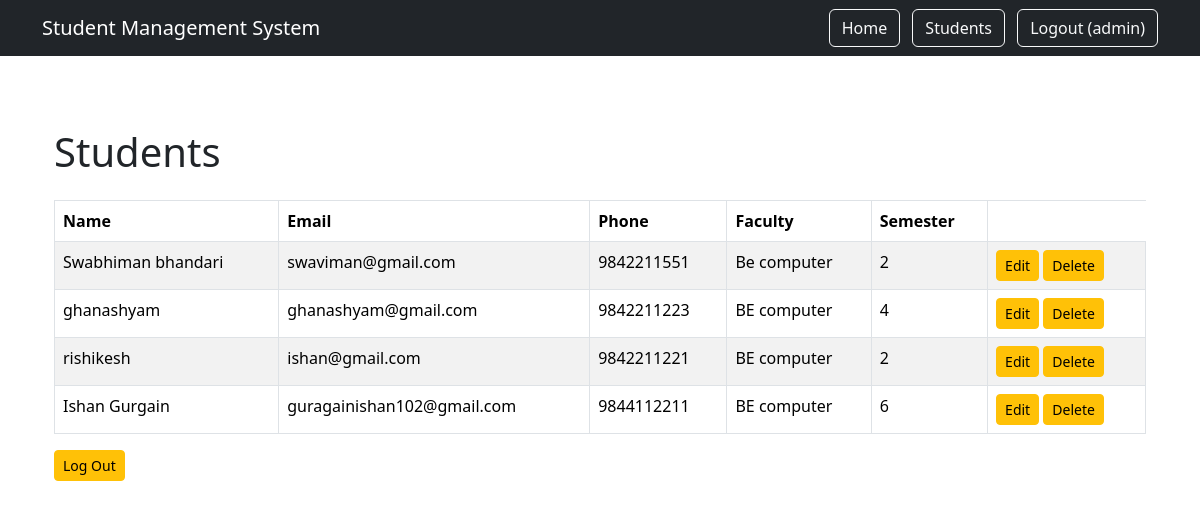
/students_lists/ (signed in), run on the app's committed database.
### students/models.py (models this page shows, shortened)
class Student(models.Model):
    name = models.CharField(max_length=100)
    email = models.EmailField()
    phone = models.CharField(max_length=15)
    faculty = models.CharField(max_length=100)
    semester = models.IntegerField()
    created_at = models.DateTimeField(auto_now_add=True)

### students/views.py (the view)
# urls.py: path("students_lists/", views.students_lists, name="students_lists"),
def students_lists(request):
    students = Student.objects.all()        #frontend ma falne
    return render(
        request,
        "students/students_lists.html",
        {"students": students}
    )

### templates/students/students_lists.html
{% extends "base.html" %}
{% block content %}
<div class="container mt-4">
    <h1 class="mb-4">Students</h1>
    <div class="table-responsive">
        <table class="table table-striped table-bordered">
            <thead>
                <tr>
                    <th>Name</th>
                    <th>Email</th>
                    <th>Phone</th>
                    <th>Faculty</th>
                    <th>Semester</th>
                </tr>
            </thead>
            <tbody>
                {% for student in students %}
                <tr>
                    <td>{{ student.name }}</td>
                    <td>{{ student.email }}</td>
                    <td>{{ student.phone }}</td>
                    <td>{{ student.faculty }}</td>
                    <td>{{ student.semester }}</td>
                    <td>
    <a
        href="{% url 'student_update' student.id %}"
        class="btn btn-sm btn-warning"
    >
        Edit
    </a>
    <a
        href="{% url 'student_delete' student.id %}"
        class="btn btn-sm btn-warning"
    >
        Delete
    </a>
</td>
                </tr>
                {% empty %}
                <tr>
                    <td colspan="5" class="text-center">
                        No students found.
                    </td>
                </tr>
                {% endfor %}
            </tbody>
        </table>
        <a
        href="{% url 'home'  %}"
        class="btn btn-sm btn-warning"
    >
        Log Out
    </a>
    </div>
</div>
{% endblock %}

### templates/base.html (shortened to what this page needs)
<!DOCTYPE html>
<html lang="en">
<head>
    <link
        href="https://cdn.jsdelivr.net/npm/bootstrap@5.3.3/dist/css/bootstrap.min.css"
        rel="stylesheet"
    >
</head>
<body>
    <nav class="navbar navbar-dark bg-dark">
        <div class="container">
            <a class="navbar-brand" href="{% url 'home' %}">
                Student Management System
            </a>
            <div>
    <a class="btn btn-outline-light me-2" href="{% url 'home' %}">
        Home
    </a>
    {% if user.is_authenticated %}
        <a class="btn btn-outline-light me-2" href="{% url 'students_lists' %}">
            Students
        </a>
        <form method="POST" action="{% url 'logout' %}" class="d-inline">
            <button type="submit" class="btn btn-outline-light">
                Logout ({{ user.username }})
            </button>
        </form>
    {% endif %}
</div>
        </div>
    </nav>
    <main class="container py-5">
        {% block content %}
        {% endblock %}
    </main>
</body>
</html>

### data on the page
Student: name "Swabhiman bhandari", email "swaviman@gmail.com", phone "9842211551", faculty "Be computer", semester "2"
Student: name "ghanashyam", email "ghanashyam@gmail.com", phone "9842211223", faculty "BE computer", semester "4"
Student: name "rishikesh", email "ishan@gmail.com", phone "9842211221", faculty "BE computer", semester "2"
Student: name "Ishan Gurgain", email "guragainishan102@gmail.com", phone "9844112211", faculty "BE computer", semester "6"

### other printed values
{{ user.username }} "admin"
